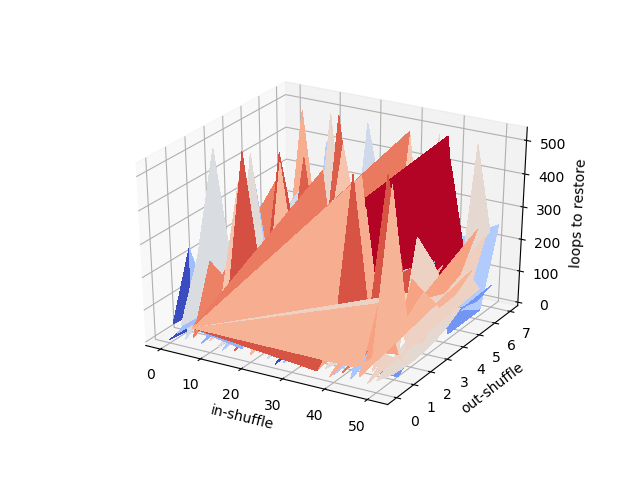

Recreate this plot in Python.
import numpy as np
import matplotlib.pyplot as plt
from matplotlib import cm
from mpl_toolkits.mplot3d import Axes3D

# load data from file
data = np.loadtxt('data.txt')

# extract inputs and outputs as 2-d arrays
x = data[:, 0]
x = np.c_[np.ones_like(x), x]
y = data[:, 1]
y = np.c_[np.ones_like(y), y]
z = data[:, 2]
z = np.c_[np.ones_like(z), z]

fig = plt.figure()
ax = fig.add_subplot(111, projection = '3d')
ax.plot_surface(x, y, z, cmap=cm.coolwarm, linewidth=0, antialiased=False)
ax.set_xlabel('in-shuffle')
ax.set_ylabel('out-shuffle')
ax.set_zlabel('loops to restore')
plt.savefig('plot.png')
plt.show()
